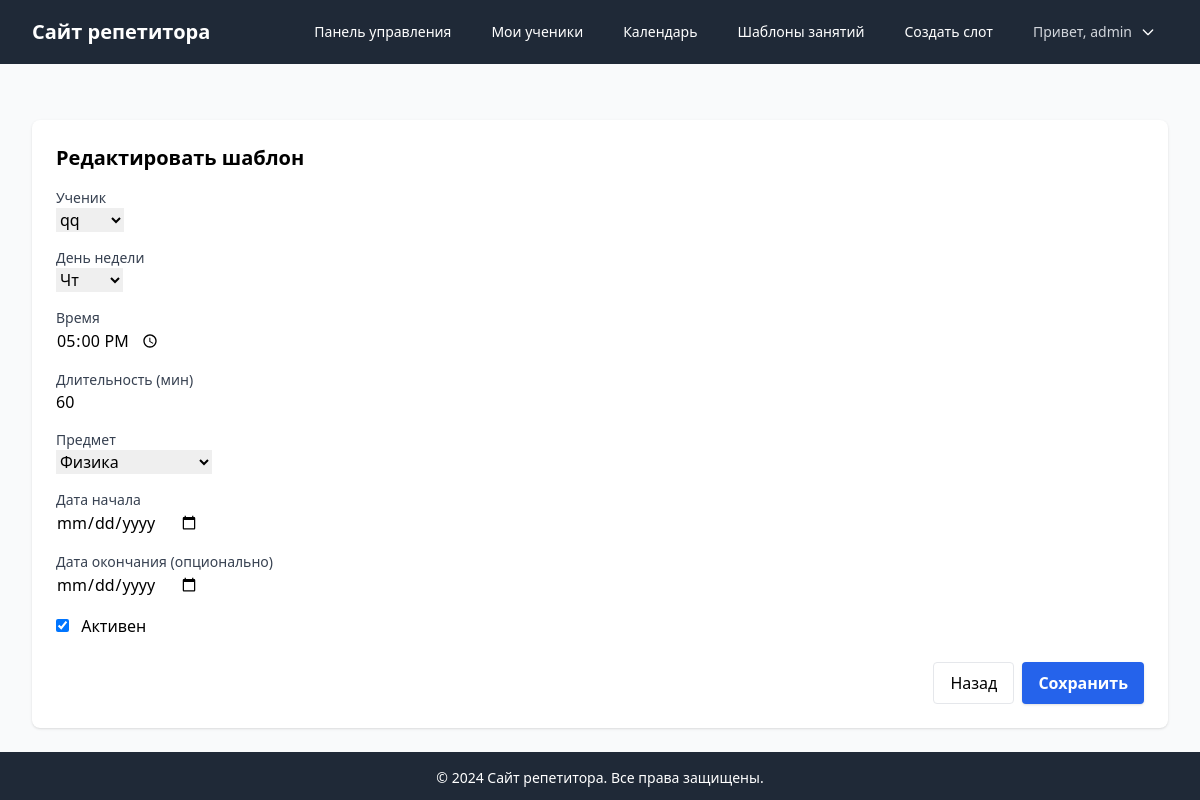
The page /tutor/recurring-templates/1/edit/ (signed in) on the database its author committed.
### scheduler/models.py (models this page shows, shortened)
class RecurringLessonTemplate(models.Model):
    tutor = models.ForeignKey(User, on_delete=models.CASCADE, related_name='recurring_templates_as_tutor')
    student = models.ForeignKey(User, on_delete=models.CASCADE, related_name='recurring_templates_as_student')
    weekday = models.IntegerField(choices=[(i, day) for i, day in enumerate(['Пн','Вт','Ср','Чт','Пт','Сб','Вс'])])
    time = models.TimeField()
    duration = models.IntegerField(default=60)
    subject = models.CharField(max_length=20, choices=Lesson.SUBJECT_CHOICES, default='math')
    start_date = models.DateField()
    end_date = models.DateField(null=True, blank=True)
    is_active = models.BooleanField(default=True)
    created_at = models.DateTimeField(auto_now_add=True)
    updated_at = models.DateTimeField(auto_now=True)

### scheduler/views.py (the view)
# urls.py: path('tutor/recurring-templates/<int:template_id>/edit/', views.recurring_template_edit, name='recurring_template_edit'),
@login_required
@user_passes_test(is_tutor)
def recurring_template_edit(request, template_id):
    template = get_object_or_404(RecurringLessonTemplate, id=template_id, tutor=request.user)
    if request.method == 'POST':
        form = RecurringLessonTemplateForm(request.POST, instance=template)
        if form.is_valid():
            form.save()
            return redirect('recurring_templates_list')
    else:
        form = RecurringLessonTemplateForm(instance=template)
    return render(request, 'scheduler/tutor/recurring_templates/form.html', {'form': form, 'create': False})

### scheduler/forms.py
class RecurringLessonTemplateForm(forms.ModelForm):
    class Meta:
        model = RecurringLessonTemplate
        fields = ['student', 'weekday', 'time', 'duration', 'subject', 'start_date', 'end_date', 'is_active']
        widgets = {
            'time': forms.TimeInput(attrs={'type': 'time'}),
            'start_date': forms.DateInput(attrs={'type': 'date'}),
            'end_date': forms.DateInput(attrs={'type': 'date'}),
        }

### scheduler/views.py (called while the page is built)
def is_tutor(user):
    return user.groups.filter(name='Tutors').exists()

### scheduler/templates/scheduler/tutor/recurring_templates/form.html (shortened to what this page needs)
{% extends 'base.html' %}
{% block content %}
<div class="max-w-lg mx-auto bg-white shadow rounded-lg p-6 mt-8">
    <h1 class="text-xl font-bold mb-4">{% if create %}Создать шаблон{% else %}Редактировать шаблон{% endif %}</h1>
    <form method="post">
        <div class="space-y-4">
            <div>
                <label class="block text-sm font-medium text-gray-700">Ученик</label>
                {{ form.student }}
            </div>
            <div>
                <label class="block text-sm font-medium text-gray-700">День недели</label>
                {{ form.weekday }}
            </div>
            <div>
                <label class="block text-sm font-medium text-gray-700">Время</label>
                {{ form.time }}
            </div>
            <div>
                <label class="block text-sm font-medium text-gray-700">Длительность (мин)</label>
                {{ form.duration }}
            </div>
            <div>
                <label class="block text-sm font-medium text-gray-700">Предмет</label>
                {{ form.subject }}
            </div>
            <div>
                <label class="block text-sm font-medium text-gray-700">Дата начала</label>
                {{ form.start_date }}
            </div>
            <div>
                <label class="block text-sm font-medium text-gray-700">Дата окончания (опционально)</label>
                {{ form.end_date }}
            </div>
            <div>
                <label class="inline-flex items-center">
                    {{ form.is_active }} <span class="ml-2">Активен</span>
                </label>
            </div>
        </div>
        <div class="flex gap-2 justify-end mt-6">
            <a href="{% url 'recurring_templates_list' %}" class="px-4 py-2 rounded border">Назад</a>
            <button type="submit" class="px-4 py-2 rounded bg-blue-600 text-white font-semibold shadow hover:bg-blue-700 transition">Сохранить</button>
        </div>
    </form>
</div>
{% endblock %}

### scheduler/templates/base.html (shortened to what this page needs)
{% load static %}
<!DOCTYPE html>
<html lang="ru">
<head>
    <link rel="stylesheet" href="{% static 'css/output.css' %}">
</head>
<body class="min-h-screen bg-gray-50">
    <nav class="bg-gray-800 text-white">
        <div class="max-w-7xl mx-auto px-4 sm:px-6 lg:px-8">
            <div class="flex items-center justify-between h-16">
                <div class="flex items-center">
                    <a href="{% url 'home' %}" class="text-xl font-bold">Сайт репетитора</a>
                </div>
                <div class="flex items-center space-x-4">
                    {% if user.is_authenticated %}
                        {% if user.groups.all.0.name == 'Tutors' %}
                            <a href="{% url 'tutor_dashboard' %}" class="px-3 py-2 rounded-md text-sm font-medium hover:bg-gray-700">Панель управления</a>
                            <a href="{% url 'student_list' %}" class="px-3 py-2 rounded-md text-sm font-medium hover:bg-gray-700">Мои ученики</a>
                            <a href="{% url 'tutor_calendar' %}" class="px-3 py-2 rounded-md text-sm font-medium hover:bg-gray-700">Календарь</a>
                            <a href="{% url 'recurring_templates_list' %}" class="px-3 py-2 rounded-md text-sm font-medium hover:bg-gray-700">Шаблоны занятий</a>
                            <a href="{% url 'create_time_slot' %}" class="px-3 py-2 rounded-md text-sm font-medium hover:bg-gray-700">Создать слот</a>
                        {% elif user.groups.all.0.name == 'Students' %}
                            <a href="{% url 'student_dashboard' %}" class="px-3 py-2 rounded-md text-sm font-medium hover:bg-gray-700">Мои занятия</a>
                        {% endif %}
                        <div class="relative group">
                            <button class="px-3 py-2 rounded-md text-sm font-medium hover:bg-gray-700 flex items-center">
                                <span class="text-gray-300">Привет, {{ user.username }}</span>
                                <svg class="ml-2 h-4 w-4" fill="none" stroke="currentColor" viewBox="0 0 24 24">
                                    <path stroke-linecap="round" stroke-linejoin="round" stroke-width="2" d="M19 9l-7 7-7-7"/>
                                </svg>
                            </button>
                        </div>
                    {% else %}
                        <a href="{% url 'admin:login' %}" class="px-3 py-2 rounded-md text-sm font-medium hover:bg-gray-700">Войти</a>
                    {% endif %}
                </div>
            </div>
        </div>
    </nav>
    <main class="max-w-7xl mx-auto py-6 sm:px-6 lg:px-8">
        {% block content %}{% endblock %}
    </main>
    <footer class="bg-gray-800 text-white mt-auto">
        <div class="max-w-7xl mx-auto py-4 px-4 sm:px-6 lg:px-8">
            <p class="text-center text-sm">© 2024 Сайт репетитора. Все права защищены.</p>
        </div>
    </footer>
</body>
</html>

### rows shown on the page
RecurringLessonTemplate: student "qq", weekday "Чт", time "17:00:00", duration "60", subject "Физика", is_active "☑"

### other values the page prints
{{ user.username }} "admin"
